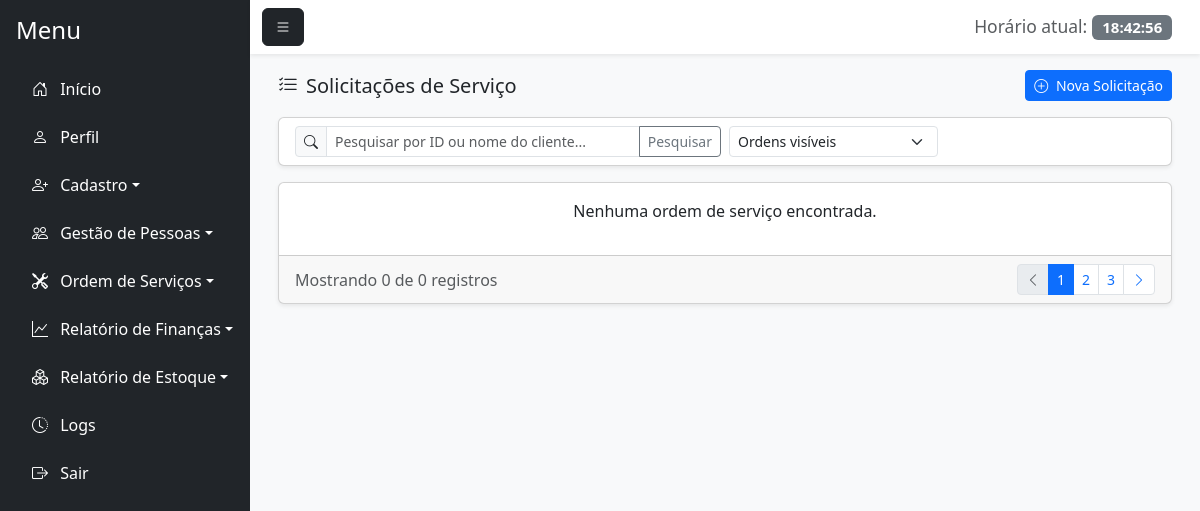
The app's page /consultar_ordem.php (signed in), older data.
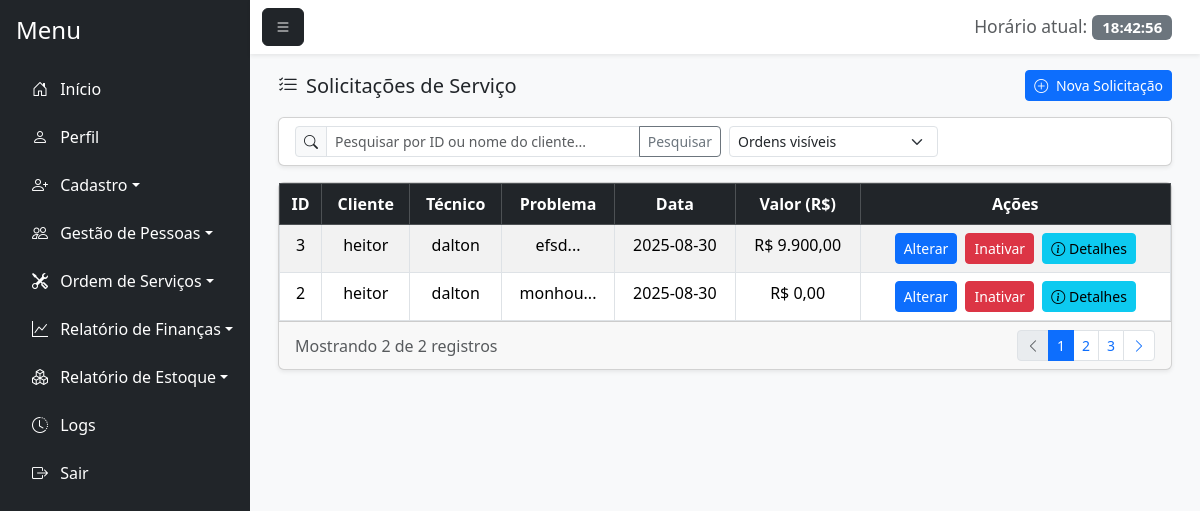
The same page, newer data.
### tables this page shows
CREATE TABLE `nova_ordem` (
  `id_ordem` int(11) NOT NULL,
  `id_funcionario` int(11) NOT NULL,
  `nome_client_ordem` varchar(100) NOT NULL,
  `tecnico` varchar(100) DEFAULT NULL,
  `marca_aparelho` varchar(100) DEFAULT NULL,
  `tempo_uso` varchar(50) DEFAULT NULL,
  `problema` text DEFAULT NULL,
  `prioridade` varchar(20) DEFAULT NULL,
  `observacao` text DEFAULT NULL,
  `dt_recebimento` date DEFAULT NULL,
  `valor_total` decimal(10,2) NOT NULL,
  `metodo_pag` varchar(50) DEFAULT NULL,
  `id_peca_est` int(11) DEFAULT NULL,
  `id_cliente` int(11) DEFAULT NULL,
  `status_ordem` enum('Aberta','Em Andamento','Aguardando Peças','Concluído','Cancelada') DEFAULT 'Aberta',
  `id_usuario` int(11) DEFAULT NULL
);

CREATE TABLE `funcionario` (
  `id_funcionario` int(11) NOT NULL,
  `nome_funcionario` varchar(100) NOT NULL,
  `cpf_funcionario` varchar(20) NOT NULL,
  `salario` decimal(10,2) NOT NULL,
  `endereco` varchar(255) DEFAULT NULL,
  `bairro` varchar(100) DEFAULT NULL,
  `cep` varchar(15) DEFAULT NULL,
  `cidade` varchar(100) DEFAULT NULL,
  `estado` varchar(50) DEFAULT NULL,
  `email` varchar(100) DEFAULT NULL,
  `dt_nascimento` date DEFAULT NULL,
  `status` enum('Ativo','Inativo') DEFAULT 'Ativo',
  `id_motivo_inatividade` int(11) DEFAULT NULL,
  `data_inatividade` date DEFAULT NULL,
  `observacao_inatividade` text DEFAULT NULL
);

### consultar_ordem.php (the view, shortened to what the rows shown need)
<?php
require_once 'conexao.php';
$sql = "SELECT no.id_ordem,
               no.nome_client_ordem,
               no.tecnico,
               no.problema,
               no.dt_recebimento,
               no.valor_total,
               no.marca_aparelho,
               no.prioridade,
               no.observacao,
               c.nome_cliente,
               no.id_cliente,
               f.nome_funcionario
        FROM nova_ordem no
        LEFT JOIN cliente c ON no.id_cliente = c.id_cliente
        LEFT JOIN funcionario f ON no.id_funcionario = f.id_funcionario";
$sql .= " ORDER BY no.id_ordem DESC";
$stmt = $pdo->prepare($sql);
$stmt->execute();
$ordens = $stmt->fetchAll(PDO::FETCH_ASSOC);
$filtro_oculto = isset($_GET['filtro_oculto']) ? $_GET['filtro_oculto'] : '0';
if ($filtro_oculto == '0') {
    $ordens = array_filter($ordens, function($ordem) {
        return !in_array($ordem['id_ordem'], $_SESSION['ordens_ocultas']);
    });
} else {
    $ordens = array_filter($ordens, function($ordem) {
        return in_array($ordem['id_ordem'], $_SESSION['ordens_ocultas']);
    });
}
?>
<!DOCTYPE html>
<html lang="pt-BR">
<head>
    <link href="https://cdn.jsdelivr.net/npm/bootstrap@5.3.7/dist/css/bootstrap.min.css" rel="stylesheet">
    <link rel="stylesheet" href="https://cdn.jsdelivr.net/npm/bootstrap-icons@1.11.1/font/bootstrap-icons.css">
    <link href="https://cdn.jsdelivr.net/npm/bootstrap-icons@1.11.1/font/bootstrap-icons.css" rel="stylesheet">
</head>
<body class="bg-light">
    <div class="d-flex vh-100 bg-light">
        <div class="flex-grow-1 d-flex flex-column">
            <div class="flex-grow-1 p-3" style="overflow-y: auto;">
                <div class="container-fluid">
                    <div class="card shadow-sm">
                        <div class="card-body p-0">
                            <div class="table-responsive">
                                <?php if(!empty($ordens)): ?>
                                    <table class="table table-striped table-hover table-bordered mb-0">
                                        <thead class="table-dark">
                                            <tr>
                                                <th><center>ID</center></th>
                                                <th><center>Cliente</center></th>
                                                <th><center>Técnico</center></th>
                                                <th><center>Problema</center></th>
                                                <th><center>Data</center></th>
                                                <th><center>Valor (R$)</center></th>
                                                <th class="text-center">Ações</th>
                                            </tr>
                                        </thead>
                                        <tbody>
                                            <?php foreach($ordens as $ordem): ?>
                                                <tr>
                                                    <td><center><?= htmlspecialchars($ordem['id_ordem']) ?></center></td>
                                                    <td><center><?= htmlspecialchars($ordem['nome_cliente'] ? $ordem['nome_cliente'] : $ordem['nome_client_ordem']) ?></center></td>
                                                    <td><center><?= htmlspecialchars($ordem['nome_funcionario']) ?></center></td>
                                                    <td><center><?= htmlspecialchars(substr($ordem['problema'], 0, 30)) ?>...</center></td>
                                                    <td><center><?= htmlspecialchars($ordem['dt_recebimento']) ?></center></td>
                                                    <td><center>R$ <?= number_format($ordem['valor_total'], 2, ',', '.') ?></center></td>
                                                    <td class="text-center">
                                                        <a href="#" class="btn btn-sm btn-primary me-1" title="Alterar" onclick="carregarDadosOrdem(<?= htmlspecialchars($ordem['id_ordem']) ?>)">Alterar</a>
                                                        <?php if ($filtro_oculto == '0'): ?>
                                                            <a href="consultar_ordem.php?acao=ocultar&id=<?= htmlspecialchars($ordem['id_ordem']) ?>"
                                                                class="btn btn-sm btn-danger me-1" title="Ocultar"
                                                                onclick="return confirm('Deseja ocultar esta ordem?')">
                                                                Inativar
                                                            </a>
                                                        <?php endif; ?>
                                                        <button class="btn btn-sm btn-info" onclick="mostrarDetalhesOrdem(<?=htmlspecialchars($ordem['id_ordem'])?>)">
                                                            <i class="bi bi-info-circle"></i> Detalhes
                                                        </button>
                                                    </td>
                                                </tr>
                                            <?php endforeach; ?>
                                        </tbody>
                                    </table>
                                <?php else: ?>
                                    <div class="p-3 text-center">
                                        <p>Nenhuma ordem de serviço encontrada.</p>
                                    </div>
                                <?php endif; ?>
                            </div>
                        </div>
                    </div>
                </div>
            </div>
</body>
</html>

Row changes from the older to the newer data that the page shows:
added nova_ordem: id_ordem "3", nome_client_ordem "heitor", id_funcionario.nome_funcionario "dalton", problema "efsd", dt_recebimento "2025-08-30", valor_total "9.900,00"
added nova_ordem: id_ordem "2", nome_client_ordem "heitor", id_funcionario.nome_funcionario "dalton", problema "monhou", dt_recebimento "2025-08-30", valor_total "0,00"
Text that changed along with them:
count($ordens): "0" → "2"
text no longer shown: "Nenhuma ordem de serviço encontrada."
text now shown: "ID Cliente Técnico Problema Data Valor (R$) Ações"
